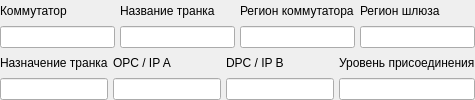
                               <widget class="QFrame" name="frm_info_oper">
                                <property name="frameShape">
                                 <enum>QFrame::NoFrame</enum>
                                </property>
                                <property name="frameShadow">
                                 <enum>QFrame::Plain</enum>
                                </property>
                                <property name="lineWidth">
                                 <number>0</number>
                                </property>
                                <layout class="QVBoxLayout" name="verticalLayout_43">
                                 <property name="spacing">
                                  <number>5</number>
                                 </property>
                                 <property name="leftMargin">
                                  <number>0</number>
                                 </property>
                                 <property name="topMargin">
                                  <number>0</number>
                                 </property>
                                 <property name="rightMargin">
                                  <number>0</number>
                                 </property>
                                 <property name="bottomMargin">
                                  <number>0</number>
                                 </property>
                                 <item>
                                  <layout class="QHBoxLayout" name="horizontalLayout_7">
                                   <item>
                                    <layout class="QVBoxLayout" name="verticalLayout_35">
                                     <item>
                                      <widget class="QLabel" name="label_2">
                                       <property name="text">
                                        <string>Коммутатор</string>
                                       </property>
                                      </widget>
                                     </item>
                                     <item>
                                      <widget class="QLineEdit" name="le_kommutator"/>
                                     </item>
                                    </layout>
                                   </item>
                                   <item>
                                    <layout class="QVBoxLayout" name="verticalLayout_36">
                                     <item>
                                      <widget class="QLabel" name="label_9">
                                       <property name="text">
                                        <string>Название транка</string>
                                       </property>
                                      </widget>
                                     </item>
                                     <item>
                                      <widget class="QLineEdit" name="le_name_trank"/>
                                     </item>
                                    </layout>
                                   </item>
                                   <item>
                                    <layout class="QVBoxLayout" name="verticalLayout_37">
                                     <item>
                                      <widget class="QLabel" name="label_6">
                                       <property name="text">
                                        <string>Регион коммутатора</string>
                                       </property>
                                      </widget>
                                     </item>
                                     <item>
                                      <widget class="QLineEdit" name="le_region_kommutatora"/>
                                     </item>
                                    </layout>
                                   </item>
                                   <item>
                                    <layout class="QVBoxLayout" name="verticalLayout_38">
                                     <item>
                                      <widget class="QLabel" name="label_13">
                                       <property name="text">
                                        <string>Регион шлюза</string>
                                       </property>
                                      </widget>
                                     </item>
                                     <item>
                                      <widget class="QLineEdit" name="le_region_shluza"/>
                                     </item>
                                    </layout>
                                   </item>
                                  </layout>
                                 </item>
                                 <item>
                                  <layout class="QHBoxLayout" name="horizontalLayout_13">
                                   <item>
                                    <layout class="QVBoxLayout" name="verticalLayout_39">
                                     <item>
                                      <widget class="QLabel" name="label_5">
                                       <property name="text">
                                        <string>Назначение транка</string>
                                       </property>
                                      </widget>
                                     </item>
                                     <item>
                                      <widget class="QLineEdit" name="le_operator_name"/>
                                     </item>
                                    </layout>
                                   </item>
                                   <item>
                                    <layout class="QVBoxLayout" name="verticalLayout_40">
                                     <item>
                                      <widget class="QLabel" name="label_10">
                                       <property name="text">
                                        <string>OPC / IP A</string>
                                       </property>
                                      </widget>
                                     </item>
                                     <item>
                                      <widget class="QLineEdit" name="le_opc"/>
                                     </item>
                                    </layout>
                                   </item>
                                   <item>
                                    <layout class="QVBoxLayout" name="verticalLayout_41">
                                     <item>
                                      <widget class="QLabel" name="label_12">
                                       <property name="text">
                                        <string>DPC / IP B</string>
                                       </property>
                                      </widget>
                                     </item>
                                     <item>
                                      <widget class="QLineEdit" name="le_dpc_name"/>
                                     </item>
                                    </layout>
                                   </item>
                                   <item>
                                    <layout class="QVBoxLayout" name="verticalLayout_42">
                                     <item>
                                      <widget class="QLabel" name="label_11">
                                       <property name="text">
                                        <string>Уровень присоединения</string>
                                       </property>
                                      </widget>
                                     </item>
                                     <item>
                                      <widget class="QLineEdit" name="le_uroven_prisoedineniya"/>
                                     </item>
                                    </layout>
                                   </item>
                                  </layout>
                                 </item>
                                </layout>
                               </widget>
